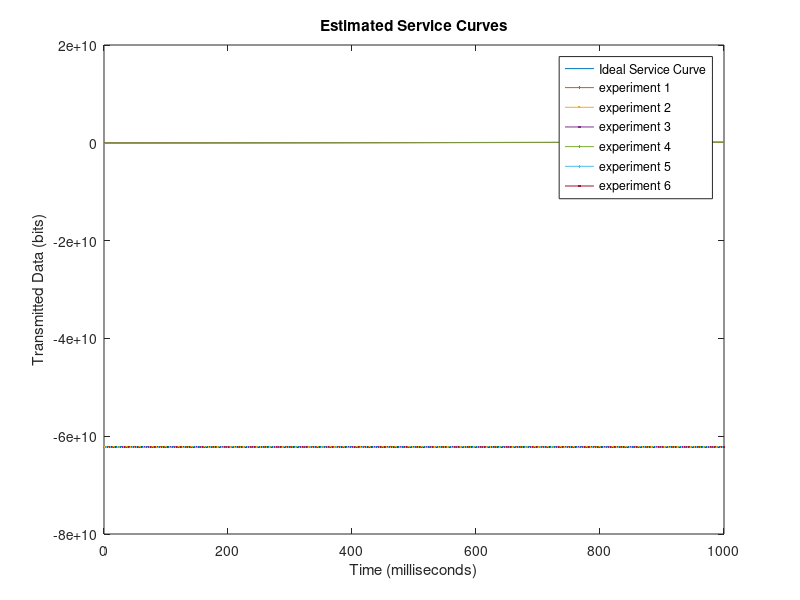

The MATLAB script that drew this image:
figure(1);
x = 1:1:1000;
k = 1000;

y0 = k*100*x - 9990000;

y1 = k*100* - 622400;
y2 = k*110*x - 409600;
y3 = k*90*x - 396000;

y4 = k*100*x - 1154400;
y5 = k*110*x - 1160000;
y6 = k*90*x - 1046400;


plot(x,y0, x,y1, x,y2, x,y3, x,y4, x,y5, x,y6);


title('Estimated Service Curves');
xlabel('Time (milliseconds)');
ylabel('Transmitted Data (bits)');
legend('Ideal Service Curve', 'experiment 1', 'experiment 2', 'experiment 3','experiment 4','experiment 5','experiment 6');
